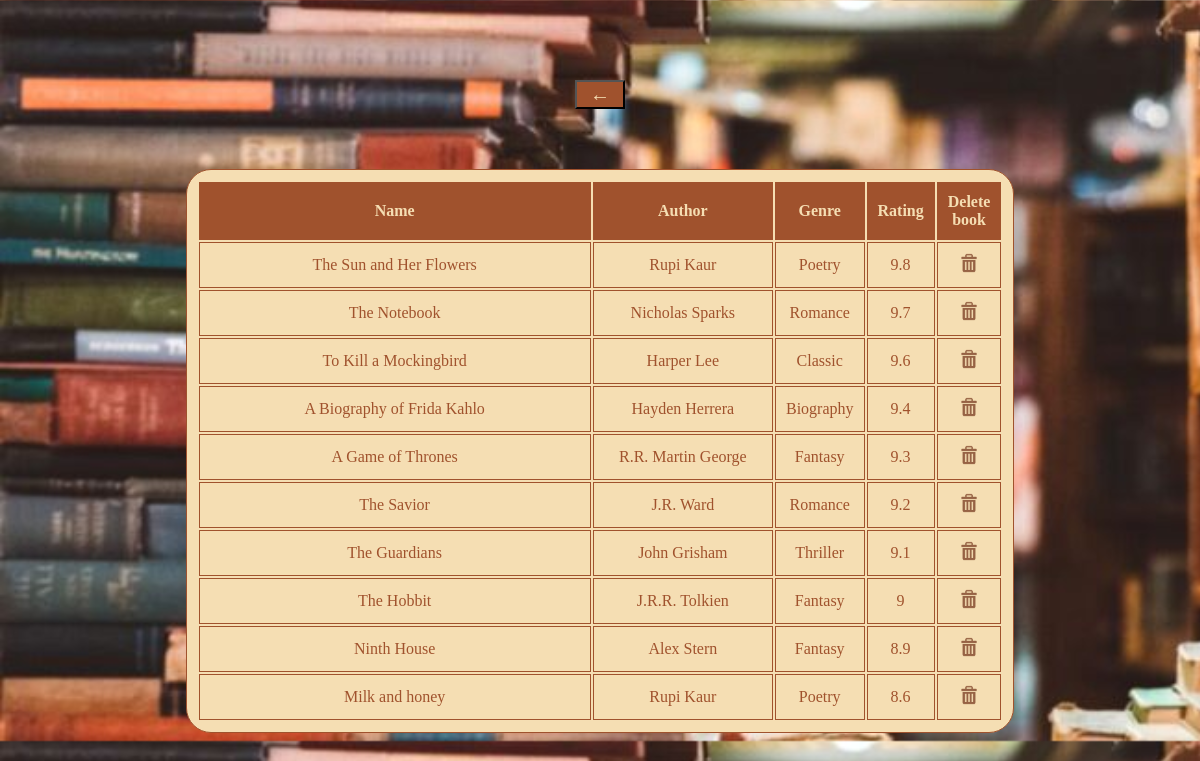
Before: /top10.php (signed in) with the older database file.
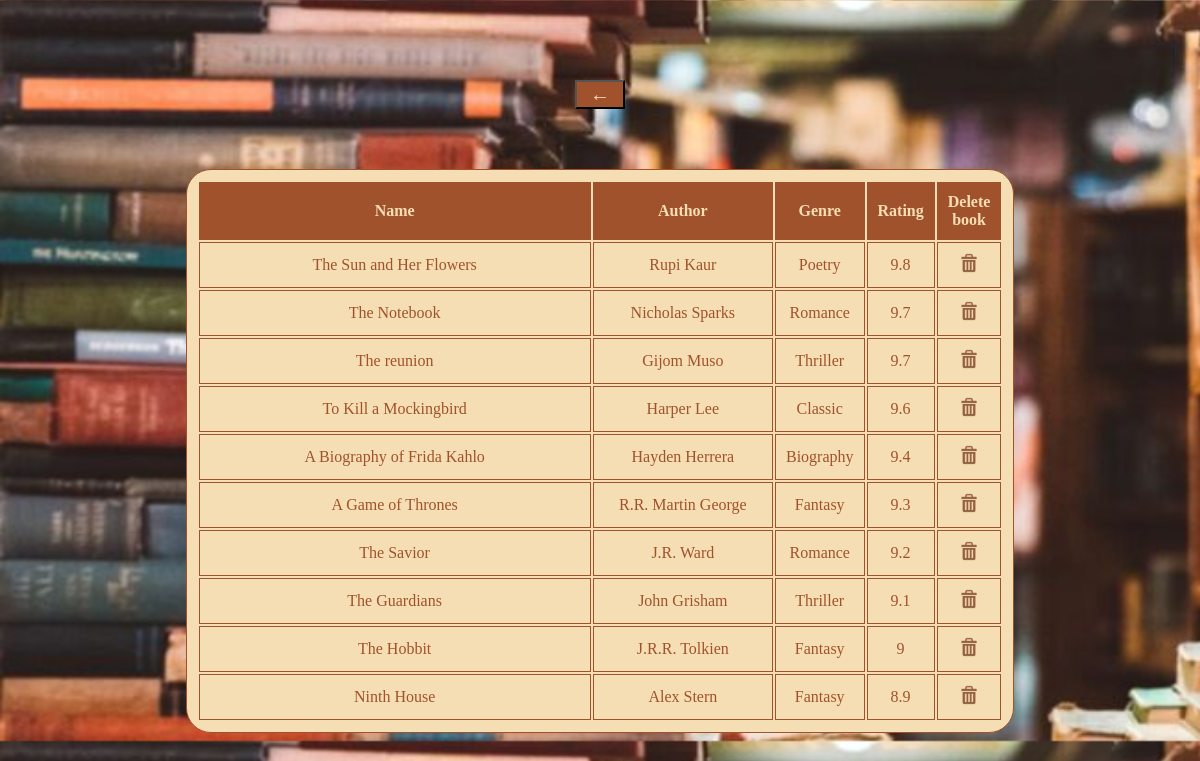
After: the same page with the newer database file.
### tables this page shows
CREATE TABLE `books` (
  `name` varchar(255) DEFAULT NULL,
  `author` varchar(255) DEFAULT NULL,
  `genre` varchar(255) DEFAULT NULL,
  `rating` double DEFAULT NULL,
  `book_id` int(11) NOT NULL AUTO_INCREMENT,
  PRIMARY KEY (`book_id`)
);

### top10.php (the view, shortened to what this page needs)
<!DOCTYPE html>
<html lang="en">
<head>
    <link rel="stylesheet" href="style/styleall.css">
</head>
<body>
    <input type="button" value="&#8592;" class="back-button" onclick="window.location.href='menu.php'">
    <?php
   include "fun/connect.php";
   $sql= "select * from books order by rating desc limit 10";
   if(!$q= $mysqli -> query($sql)){
       echo "Query error";
   }
   if($q -> num_rows==0){
       echo "Empty table";
   }else{
    ?>
    <table id="bookTable">
        <thead>
            <th>Name</th>
            <th>Author</th>
            <th>Genre</th>
            <th>Rating</th>
            <th>Delete book</th>
        </thead>
        <tbody>
        <?php
            while( $row = $q-> fetch_object()){
        ?>
        <tr>
            <td><?php echo $row->name; ?></td>
            <td><?php echo $row->author; ?></td>
            <td><?php echo $row->genre; ?></td>
            <td><?php echo $row->rating; ?></td>
            <td> <a href="delete.php?id=<?php echo $row->book_id?>"><img src="style/slike/b.png"  width="20px" alt="obrisi"></a></td>
        </tr>
        <?php
            }
        ?>
        </tbody>
    </table>
  <?php
   }
    ?>
</body>
</html>

### style/styleall.css (style rules this page uses)
body { background-image: url("slike/regi.jpg") ; background-size:cover; text-align: center; align-content: center; font-family: Georgia, serif; margin-top: 80px; color: sienna; }
table { border-collapse: separate; border-color: sienna; border-radius: 25px; }
table,th,td { background-color: wheat; text-align: center; font-style: bold; margin: auto; width: 70%; border: 1px solid sienna; padding: 10px; }
th { background-color: sienna; color: wheat; }
thead { cursor: default; }
.back-button { margin-bottom: 60px; width: 50px; font-size: 20px; background-color: sienna; color: wheat; border-color: wheat 5px; cursor: pointer; }

Changed rows visible on the page:
no longer on this page (row unchanged): books: name "Milk and honey", author "Rupi Kaur", genre "Poetry", rating "8.6"
added books: name "The reunion", author "Gijom Muso", genre "Thriller", rating "9.7"
